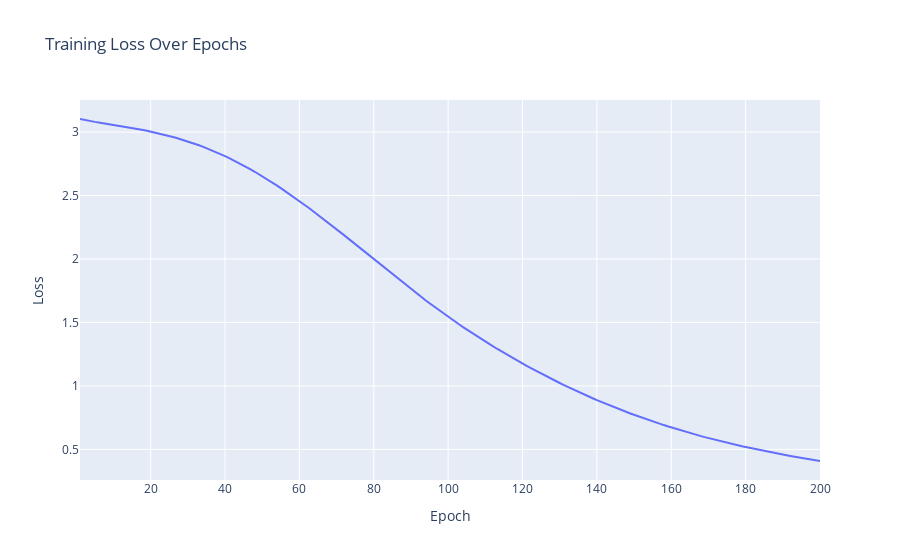

The code cell stored with this chart in its notebook:
### Code cell
fig = go.Figure()
fig.add_trace(go.Scatter(x=list(range(1, num_epochs + 1)), y=training_loss_values, mode='lines', name='Training Loss'))
fig.update_layout(title='Training Loss Over Epochs', xaxis_title='Epoch', yaxis_title='Loss')
fig.show()

### Figure 1 — Plotly figure (JSON) as saved in the notebook; plotly's stock layout.template omitted (floating-point values rounded to 4 significant figures; data arrays with more than 128 entries replaced by an {"elided": "..."} marker saying what was removed)
{"data": [{"mode": "lines", "name": "Training Loss", "type": "scatter", "x": {"elided": "200 int values"}, "y": {"elided": "200 float values"}}], "layout": {"title": {"text": "Training Loss Over Epochs"}, "xaxis": {"title": {"text": "Epoch"}}, "yaxis": {"title": {"text": "Loss"}}}}
